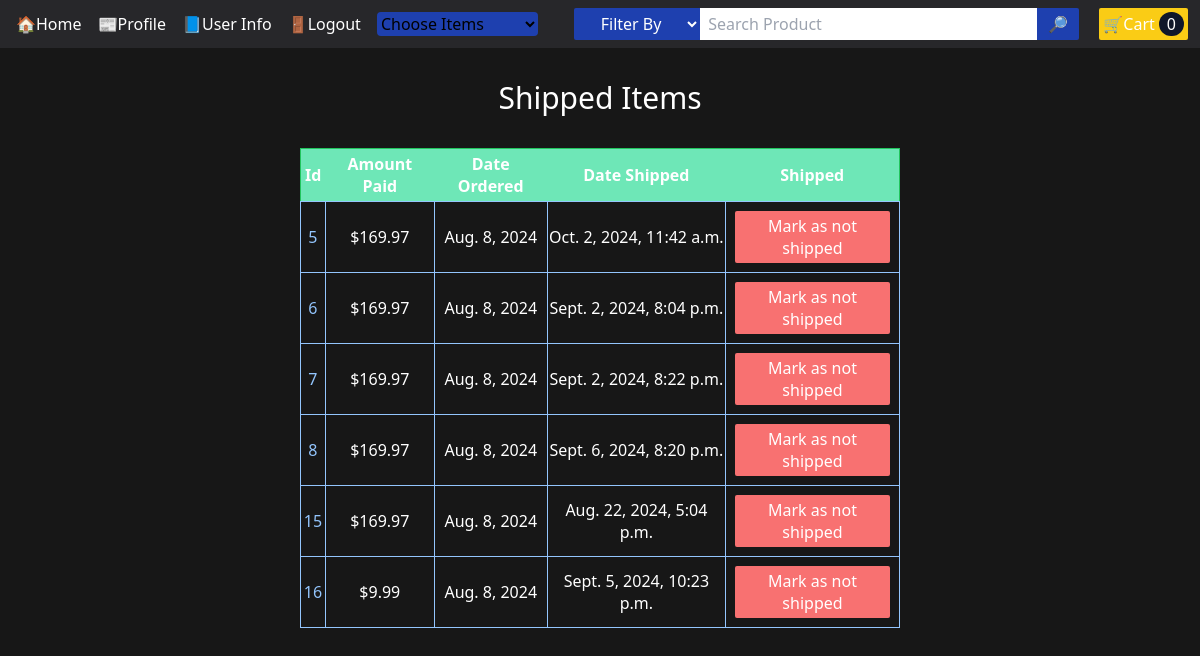
Before: /payment/shipped_dash (signed in) with the older database file.
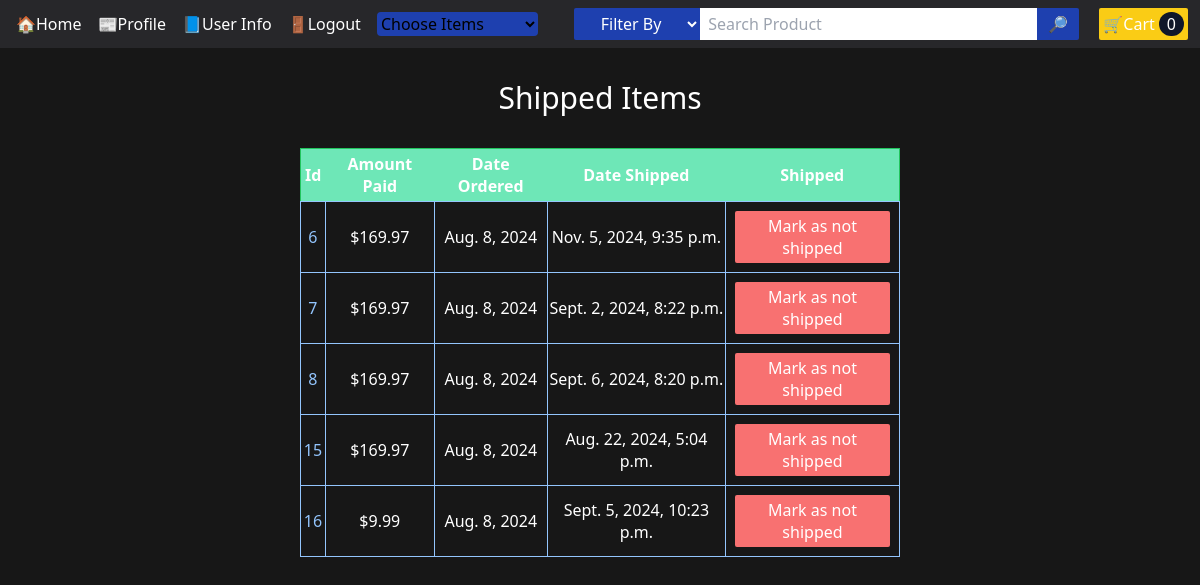
After: the same page with the newer database file.
### payment/models.py (models this page shows, shortened)
class Order(models.Model):
    user = models.ForeignKey(User, on_delete=models.CASCADE, null=True, blank=True)
    full_name = models.CharField(max_length=250)
    email = models.EmailField(max_length=250)
    shipping_address = models.TextField(max_length=15000)
    amount_paid = models.DecimalField(max_digits=7, decimal_places=2)
    date_ordered = models.DateField(auto_now_add=True)
    shipped = models.BooleanField(default=False)
    date_shipped = models.DateTimeField(blank=True, null=True)

### payment/views.py (the view, shortened to what this page needs)
# urls.py: path("shipped_dash", shipped_dash, name="shipped_dash"),
def shipped_dash(request):
    if request.user.is_authenticated and request.user.is_superuser:
        orders = Order.objects.filter(shipped=True)
        return render(request, "payment/shipped_dash.html", {"orders":orders})
    else:
        messages.success(request, "Access Denied")
        return redirect("home")

### shoppingcart/context_processors.py (called while the page is built)
def shoppingcart(request):
    return {"shoppingcart": ShoppingCart(request)}

### shoppingcart/shoppingcart.py (called while the page is built)
    def __len__(self):
        return len(self.cart)

### payment/templates/payment/shipped_dash.html (shortened to what this page needs)
{% extends 'base.html' %}
{% load static %}
{% block content %}
  <div class="Header">
    <h1 class="text-3xl text-white text-center mt-8 mb-4">Shipped Items</h1>
  </div>
  <div class="w-5/6 md:w-1/2 mx-auto">
    <table class="table-auto text-white border border-collapse border-green-500 mt-8 mx-auto">
      <thead>
        <tr class="bg-emerald-300">
          <th class="p-1">Id</th>
          <th class="p-1">Amount Paid</th>
          <th class="p-1">Date Ordered</th>
          <th class="p-1">Date Shipped</th>
          <th class="p-1">Shipped</th>
        </tr>
      </thead>
      <tbody>
        {% for item in orders %}
          <tr class="text-white text-center border border-blue-300">
            <td class="border border-blue-300">
              <a class="hover:opacity-85 text-blue-300" href="{% url 'orders' item.id %}">{{ item.id }}</a>
            </td>
            <td class="border border-blue-300">${{ item.amount_paid }}</td>
            <td class="border border-blue-300">{{ item.date_ordered }}</td>
            <td class="border border-blue-300">{{ item.date_shipped }}</td>
            <td class="border border-blue-300">
              <form class="p-2 flex m-0" method="POST">
                <button type="Submit" class="flex content-center text-white bg-red-400 p-1 rounded-sm hover:opacity-85">Mark as not shipped</button>
              </form>
            </td>
          </tr>
        {% endfor %}
      </tbody>
    </table>
  </div>
{% endblock %}

Changed rows visible on the page:
no longer on this page (row edited): Order: id "5", amount_paid "169.97", date_ordered "Aug. 8, 2024", date_shipped "Oct. 2, 2024, 11:42 a.m."
changed Order id 6: date_shipped "Sept. 2, 2024, 8:04 p.m." → "Nov. 5, 2024, 9:35 p.m."
